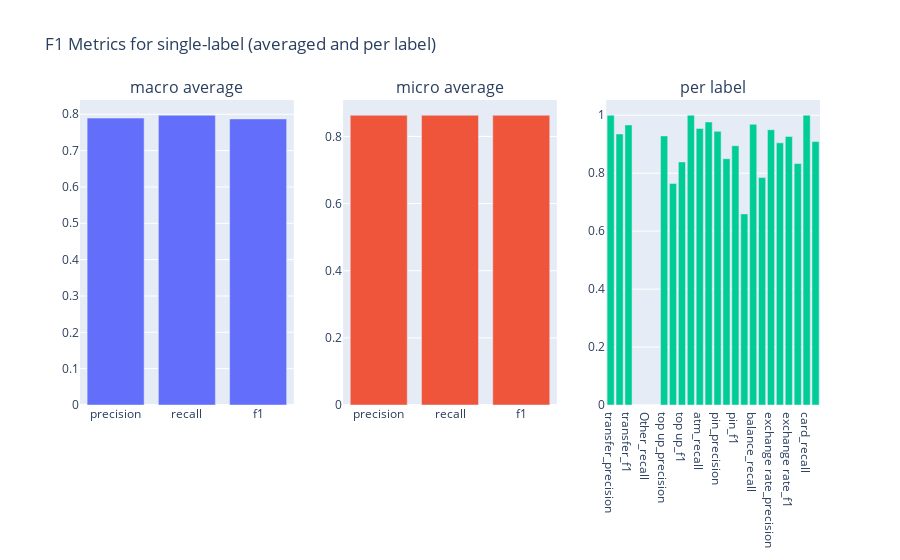

The notebook cell this image was saved under:
### Markdown cell above
## 📏 Evaluate the zero-shot model

We can use Argilla's built-in metrics to compute `f1` based on (1) the predictions of the zero-shot model we stored at the beginning of the tutorial, and (2) the manual annotations. Please note that during the labelling process, we've added a new label `Other` to account for examples that didn't fall into our predefined categories. This highlights the importance of iterating early on during project definition. Argilla gives users a lot of flexibility, features like predictions and similarity search can help to surface potential issues and refinements much faster than with traditional data annotation tools.

### Code cell
from argilla.metrics.text_classification import f1

f1(name="banking77-topics-setfit").visualize()

### Figure 1 — Plotly figure (JSON) as saved in the notebook; plotly's stock layout.template omitted (floating-point values rounded to 4 significant figures)
{"data": [{"type": "bar", "x": ["precision", "recall", "f1"], "xaxis": "x", "y": [0.7895, 0.7973, 0.7872], "yaxis": "y"}, {"type": "bar", "x": ["precision", "recall", "f1"], "xaxis": "x2", "y": [0.8629, 0.8629, 0.8629], "yaxis": "y2"}, {"type": "bar", "x": ["transfer_precision", "transfer_recall", "transfer_f1", "Other_precision", "Other_recall", "Other_f1", "top up_precision", "top up_recall", "top up_f1", "atm_precision", "atm_recall", "atm_f1", "pin_precision", "pin_recall", "pin_f1", "balance_precision", "balance_recall", "balance_f1", "exchange rate_precision", "exchange rate_recall", "exchange rate_f1", "card_precision", "card_recall", "card_f1"], "xaxis": "x3", "y": [1, 0.9355, 0.9667, 0, 0, 0, 0.9286, 0.7647, 0.8387, 1, 0.9545, 0.9767, 0.9444, 0.85, 0.8947, 0.6596, 0.9688, 0.7848, 0.95, 0.9048, 0.9268, 0.8333, 1, 0.9091], "yaxis": "y3"}], "layout": {"annotations": [{"font": {"size": 16}, "showarrow": false, "text": "macro average", "x": 0.1444, "xanchor": "center", "xref": "paper", "y": 1, "yanchor": "bottom", "yref": "paper"}, {"font": {"size": 16}, "showarrow": false, "text": "micro average", "x": 0.5, "xanchor": "center", "xref": "paper", "y": 1, "yanchor": "bottom", "yref": "paper"}, {"font": {"size": 16}, "showarrow": false, "text": "per label", "x": 0.8556, "xanchor": "center", "xref": "paper", "y": 1, "yanchor": "bottom", "yref": "paper"}], "showlegend": false, "title": {"text": "F1 Metrics for single-label (averaged and per label)"}, "xaxis": {"anchor": "y", "domain": [0, 0.2889]}, "xaxis2": {"anchor": "y2", "domain": [0.3556, 0.6444]}, "xaxis3": {"anchor": "y3", "domain": [0.7111, 1]}, "yaxis": {"anchor": "x", "domain": [0, 1]}, "yaxis2": {"anchor": "x2", "domain": [0, 1]}, "yaxis3": {"anchor": "x3", "domain": [0, 1]}}}
